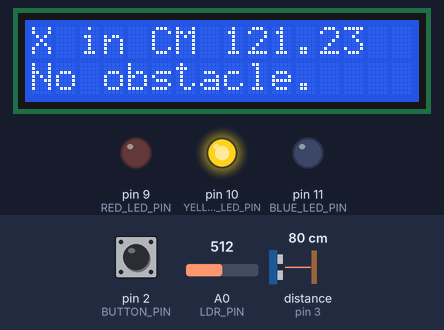
The sketch below on a simulated Arduino Uno, built with avr-gcc and run on an emulated ATmega328P. Parts: 16×2 character LCD, output pins drawn as LEDs (lit = HIGH). Wiring (inferred from the names in the program): ultrasonic range finder: trigger pin 4; echo pin 3. The inputs (shaded band) are chosen by the test bench; at power-on: distance to the obstacle (sensor on pin 3) 80 cm, pin 2 (BUTTON_PIN) HIGH, A0 (LDR_PIN) = 512. The echo pulse lasts 58.3 µs per cm; pins used as bus, display or sensor lines are not drawn; what the sketch prints to the serial monitor is not drawn.

Above: at 1.7 s.
1.8 s: distance to the obstacle (sensor on pin 3) set to 2 cm
At 2.88 s:
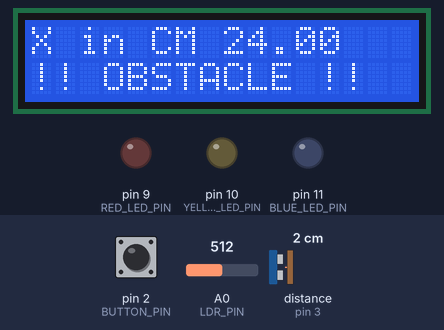
At 4.0 s:
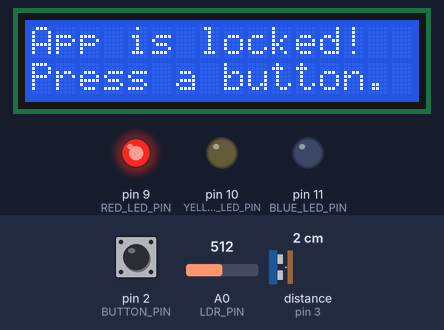
4.6 s: pin 2 (BUTTON_PIN) pulled LOW for 0.15 s
At 5.5 s:
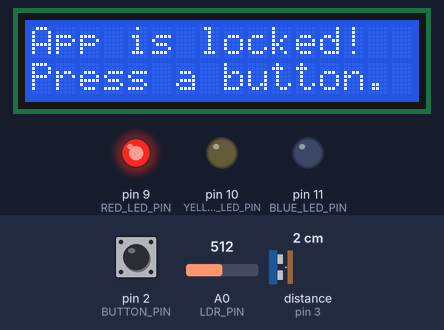
Timing chart, 0 to 7.6 s (numbered marks = the images above; inputs shaded):
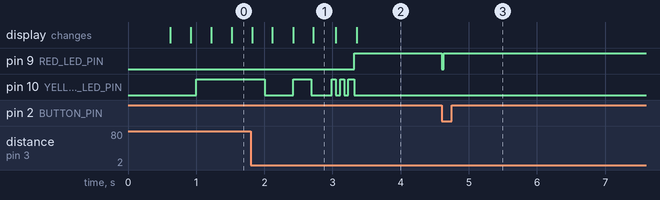

The sketch:

p21-finalProject.ino
```cpp
#include <LiquidCrystal_I2C.h>
#include <IRremote.hpp>
#include <EEPROM.h>

#define BUTTON_PIN 2
#define ECHO_PIN 3
#define TRIGGER_PIN 4
#define IR_RECEIVER_PIN 5
#define RED_LED_PIN 9
#define YELLOW_LED_PIN 10
#define BLUE_LED_PIN 11
#define LDR_PIN A0

#define IR_BUTTON_OK 28
#define IR_BUTTON_RIGHT 90
#define IR_BUTTON_LEFT 8
#define IR_BUTTON_UP 24
#define IR_BUTTON_DOWN 82

#define DISTANCE_UNIT_CM 101
#define DISTANCE_UNIT_INCH 102
#define DISTANCE_UNIT_ROD 103
#define DISTANCE_UNIT_FEET 104
#define CM_TO_CM 1
#define CM_TO_INCH 0.3937
#define CM_TO_ROD 0.0019
#define CM_TO_FEET 0.0328
#define EEPROM_ADDRESS_DISTANCE_UNIT 201

// #define LCD_MODE_DISTANCE
// #define LCD_MODE_LUMINOSITY
// #define LCD_MODE_

#define OUTPUT_PINS_ARRAY_LENGTH 4
#define INPUT_PINS_ARRAY_LENGTH 2
#define DISTANCE_UNITS_ARRAY_LENGTH 4
#define DISPLAY_PREFERENCES_ARRAY_LENGTH 3

LiquidCrystal_I2C lcd(0x27,16,2);

//ULTRASONIC SENSOR
unsigned long lastTimeSensorWasTriggered = 0;
int triggerDelay = 300;
volatile bool newDistanceDetected = false;
volatile long timeBeforeTrigger = 0;
volatile long timeAfterTrigger = 0;
double previousDistance = 400;

//YELLOW LED
int yellowLedBlinkRate = 1000;
unsigned long lastTimeYellowLedWasLit = 0;
int yellowLedState = LOW;

//APPLICATION LOCK-UNLOCK
volatile bool isApplicationLocked = false;
volatile unsigned long lastTimeButtonWasPressed = 0;
int buttonBounceDelay = 200;

//DISTANCE UNIT CHANGES
int preferedDistanceUnitIndex = 0;

//LUMINOSITY & NIGHT LIGHT
long luminosity = 500;

//DISPLAY PREFERENCE
int displayPreferenceIndex = 0;

//IR BUTTON DEBOUNCE
unsigned long lastTimeIrCommandDetected = 0;
int IrButtonInterval = 100;

int outputPins[OUTPUT_PINS_ARRAY_LENGTH] = { TRIGGER_PIN, RED_LED_PIN, YELLOW_LED_PIN, BLUE_LED_PIN };
int inputPins[INPUT_PINS_ARRAY_LENGTH] = { ECHO_PIN, BUTTON_PIN };
int distanceUnits[DISTANCE_UNITS_ARRAY_LENGTH] = { DISTANCE_UNIT_CM, DISTANCE_UNIT_INCH, DISTANCE_UNIT_ROD, DISTANCE_UNIT_FEET };
double unitMultiplier[DISTANCE_UNITS_ARRAY_LENGTH] = { CM_TO_CM, CM_TO_INCH, CM_TO_ROD, CM_TO_FEET };
String unitName[DISTANCE_UNITS_ARRAY_LENGTH] = { "CM", "INCH", "ROD", "FEET" };
String displayPreferences[DISPLAY_PREFERENCES_ARRAY_LENGTH] = {"Distance", "Luminosity", "Message"};

void initializePinModes() {
  for(int i = 0; i < OUTPUT_PINS_ARRAY_LENGTH; i ++) {
    pinMode(outputPins[i], OUTPUT);
  }
  for(int i = 0; i < INPUT_PINS_ARRAY_LENGTH; i ++) {
    pinMode(inputPins[i], INPUT_PULLUP);
  }
}

void initializeLCD() {
  lcd.init();
  lcd.backlight();
  lcd.clear();
  lcd.print("Initializing...");
  delay(500);
}

void triggerSensor() {
  digitalWrite(TRIGGER_PIN, LOW);
  delayMicroseconds(2);
  digitalWrite(TRIGGER_PIN, HIGH);
  delayMicroseconds(10);
  digitalWrite(TRIGGER_PIN, LOW);
}

void detectNewDistance() {
  if(digitalRead(ECHO_PIN) == HIGH) {
    timeBeforeTrigger = micros();
  } else {
    timeAfterTrigger = micros();
    newDistanceDetected = true;
  }
}

double measureDistance() {
  noInterrupts();
  double time = timeAfterTrigger - timeBeforeTrigger;
  interrupts();
  double distance = time / 58.3;
  distance = previousDistance * 0.6 + distance * 0.4;
  if(distance > 400.0 || distance < 0) {
    return previousDistance;
  }
  previousDistance = distance;
  return distance;
}

void adjustLEDBlinkRate(double distance) {
  if(distance < 20) {
    yellowLedBlinkRate = 60;
  } else if(distance > 20 && distance < 50) {
    yellowLedBlinkRate = 300;
  } else {
    yellowLedBlinkRate = 1000;
  }
}

void lockApplication() {
  isApplicationLocked = true;
  digitalWrite(YELLOW_LED_PIN, LOW);
  digitalWrite(RED_LED_PIN, HIGH);
}

void unlockApplication() {
  unsigned long timeNow = millis();
  if(timeNow -  lastTimeButtonWasPressed > buttonBounceDelay) {
    lastTimeButtonWasPressed = timeNow;
    isApplicationLocked = false;
    digitalWrite(RED_LED_PIN, LOW);
  }
}

void setLCDMessage(double distance = 0.0) {
  String currentDisplay = displayPreferences[displayPreferenceIndex];

  if(isApplicationLocked) {
    lcd.setCursor(0,0);
    lcd.print("App is locked!   ");
    lcd.setCursor(0,1);
    lcd.print("Press a button.  ");
  } else if(currentDisplay == "Distance") {
    if(distance < 30) {
      lcd.setCursor(0,1);
      lcd.print("!! OBSTACLE !!");
    } else {
      lcd.setCursor(0,1);
      lcd.print("No obstacle.      ");
    }
    lcd.setCursor(0,0);
    lcd.print("X in ");
    lcd.print(unitName[preferedDistanceUnitIndex]);
    lcd.print(" ");
    lcd.print(distance * unitMultiplier[preferedDistanceUnitIndex]);
    lcd.print("     ");
  } else if (currentDisplay == "Luminosity") {
    lcd.setCursor(0,0);
    lcd.print("Env luminosity: ");
    lcd.setCursor(0,1);
    lcd.print(analogRead(LDR_PIN));
    lcd.print("             ");
  } else {
    lcd.setCursor(0,0);
    lcd.print("Hey buddy!     ");
    lcd.setCursor(0,1);
    lcd.print("Have a great day! ");
  }
}

void handleIRCommand(int command) {
  switch (command) {
    case IR_BUTTON_OK: {
      unlockApplication();
      break;
    }
    case IR_BUTTON_RIGHT: {
      incrementUnitIndex();
      EEPROM.write(EEPROM_ADDRESS_DISTANCE_UNIT, preferedDistanceUnitIndex);
      break;
    }
    case IR_BUTTON_LEFT: {
      decrementUnitIndex();
      EEPROM.write(EEPROM_ADDRESS_DISTANCE_UNIT, preferedDistanceUnitIndex);
      break;
    }
    case IR_BUTTON_UP: {
      incrementDisplayIndex();
      break;
    }
    case IR_BUTTON_DOWN: {
      decrementDisplayIndex();
      break;
    }
  }
}

void incrementUnitIndex() {
  preferedDistanceUnitIndex = (preferedDistanceUnitIndex + 1) % DISTANCE_UNITS_ARRAY_LENGTH;
}

void decrementUnitIndex() {
  preferedDistanceUnitIndex = (preferedDistanceUnitIndex - 1 + DISTANCE_UNITS_ARRAY_LENGTH) % DISTANCE_UNITS_ARRAY_LENGTH;
}

void measureLuminosity() {
  luminosity = analogRead(LDR_PIN);
}

void handleNightLight() {
  if(luminosity < 500) {
    digitalWrite(BLUE_LED_PIN, HIGH);
  } else {
    digitalWrite(BLUE_LED_PIN, LOW);
  }
}

void incrementDisplayIndex() {
  displayPreferenceIndex = (displayPreferenceIndex + 1) % DISPLAY_PREFERENCES_ARRAY_LENGTH;
}

void decrementDisplayIndex() {
  displayPreferenceIndex = (displayPreferenceIndex - 1 + DISPLAY_PREFERENCES_ARRAY_LENGTH) % DISPLAY_PREFERENCES_ARRAY_LENGTH;
}

void setup() {
  Serial.begin(115200);
  Serial.println("Interactive Obstacle Detection: On!");

  initializeLCD();
  initializePinModes();

  IrReceiver.begin(IR_RECEIVER_PIN, ENABLE_LED_FEEDBACK);

  preferedDistanceUnitIndex = EEPROM.read(EEPROM_ADDRESS_DISTANCE_UNIT);
  if(preferedDistanceUnitIndex == 255)
    preferedDistanceUnitIndex = 0;

  attachInterrupt(digitalPinToInterrupt(ECHO_PIN), detectNewDistance, CHANGE);
  attachInterrupt(digitalPinToInterrupt(BUTTON_PIN), unlockApplication, FALLING);
}

void loop() {
  unsigned long timeNow = millis();

  if(IrReceiver.decode()) {
    if(timeNow - lastTimeIrCommandDetected > IrButtonInterval) {
      lastTimeIrCommandDetected = timeNow;
      handleIRCommand(IrReceiver.decodedIRData.command);
    }
  }
  IrReceiver.resume();

  if(isApplicationLocked) {
    setLCDMessage();
  } else {
    if(timeNow - lastTimeSensorWasTriggered > triggerDelay) {
      lastTimeSensorWasTriggered = timeNow;
      triggerSensor();
    }

    measureLuminosity();
    handleNightLight();

    if(newDistanceDetected) {
      newDistanceDetected = false;
      double distance = measureDistance();
      setLCDMessage(distance);
      if(distance < 10) {
        distance = 400.0;
        lockApplication();
      }
      adjustLEDBlinkRate(distance);
    }

    if(timeNow - lastTimeYellowLedWasLit > yellowLedBlinkRate) {
      yellowLedState = !yellowLedState;
      lastTimeYellowLedWasLit = timeNow;
      digitalWrite(YELLOW_LED_PIN, yellowLedState);
    }
  }
}
```

Measured:
- after the input at 1.8 s, pin 9 (RED_LED_PIN): LOW → HIGH after 1.5 s
- after the input at 4.6 s, pin 9 (RED_LED_PIN): HIGH → LOW at once, → HIGH 0.04 s later
